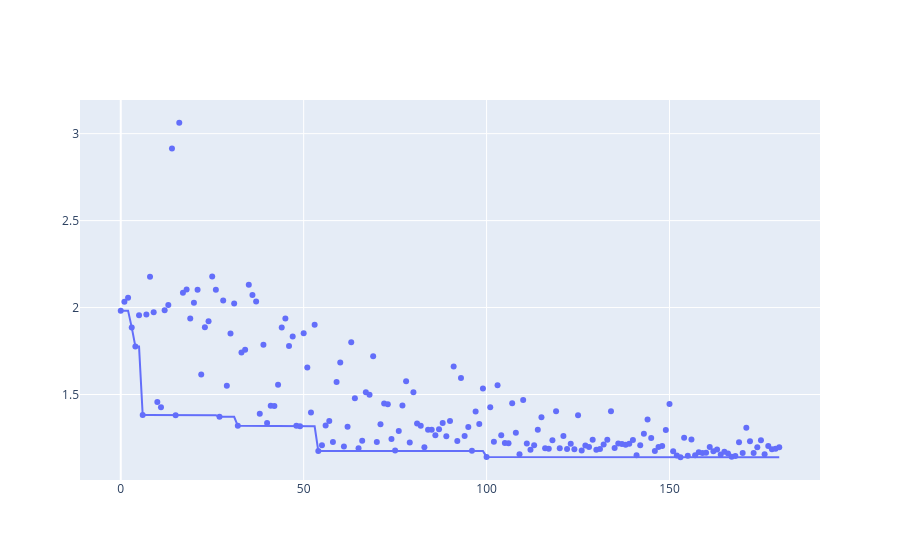

Notebook code cell kept with this figure:
### Code cell
figure_scatter = px.scatter(df_progress, x = "evaluation", y = "objective")
figure_line = px.line(df_progress, x = "evaluation", y = "best_objective")
go.Figure(data = figure_scatter.data + figure_line.data)

### Figure 1 — Plotly figure (JSON) as saved in the notebook; plotly's stock layout.template omitted (floating-point values rounded to 4 significant figures; data arrays with more than 128 entries replaced by an {"elided": "..."} marker saying what was removed)
{"data": [{"hovertemplate": "evaluation=%{x}<br>objective=%{y}<extra></extra>", "legendgroup": "", "marker": {"color": "#636efa", "symbol": "circle"}, "mode": "markers", "name": "", "orientation": "v", "showlegend": false, "type": "scatter", "x": {"elided": "181 int values"}, "xaxis": "x", "y": {"elided": "181 float values"}, "yaxis": "y"}, {"hovertemplate": "evaluation=%{x}<br>best_objective=%{y}<extra></extra>", "legendgroup": "", "line": {"color": "#636efa", "dash": "solid"}, "marker": {"symbol": "circle"}, "mode": "lines", "name": "", "orientation": "v", "showlegend": false, "type": "scatter", "x": {"elided": "181 int values"}, "xaxis": "x", "y": {"elided": "181 float values"}, "yaxis": "y"}], "layout": {}}
